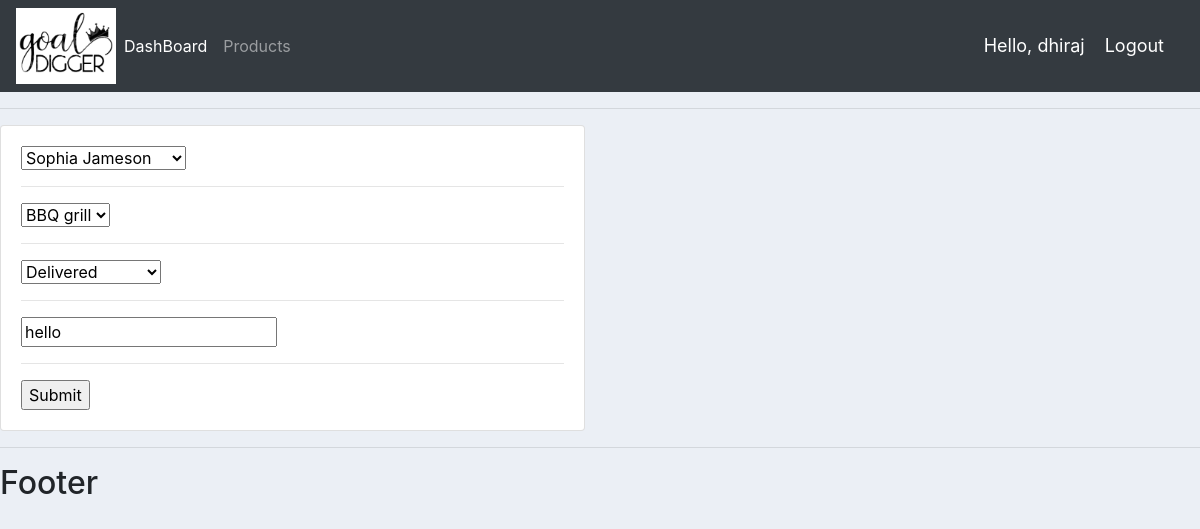
/update_order/23/ (signed in), run on the app's committed database.
### accounts/models.py (models this page shows, shortened)
class Order(models.Model):
    STATUS = (
        ('Pending', 'Pending'),
        ('Out for delivery', 'Out for delivery'),
        ('Delivered', 'Delivered'),
    )
    customer = models.ForeignKey(Customer, null=True, on_delete=models.CASCADE)
    product = models.ForeignKey(Product, null=True, on_delete=models.SET_NULL)
    date_created = models.DateTimeField(auto_now_add=True, null=True)
    status = models.CharField(max_length=200, null=True, choices=STATUS)
    note = models.CharField(max_length=1000, null=True)

### accounts/decorators.py (the view)
        def wrapper_func(request, *args, **kwargs):
            group = None
            if request.user.groups.exists():
                group = request.user.groups.all()[0].name
            if group in allowed_roles:
                return view_func(request, *args, **kwargs)
            else:
                return HttpResponse('You are not authorized to view this page')

### accounts/forms.py
class OrderForm(ModelForm):
    class Meta:
        model = Order
        fields = '__all__'

### accounts/models.py (called while the page is built)
    def __str__(self):
        return str(self.name)

    def __str__(self):
        return self.name

### accounts/views.py (called while the page is built)
@login_required(login_url='login')
@allowed_users(allowed_roles=['admin'])
def updateOrder(request, pk):
    order = Order.objects.get(id=pk)
    form = OrderForm(instance=order)
    if request.method == 'POST':
        print('Printing POST', request.POST)
        form = OrderForm(request.POST, instance=order)
        if form.is_valid():
            form.save()
            return redirect('/')
    context = {'form': form}
    return render(request, 'accounts/order_form.html', context)

### accounts/templates/accounts/order_form.html (shortened to what this page needs)
{%  extends 'accounts/main.html' %}
{% load static %}
{% block content %}
<div class="row">
	<div class="col-md-6">
		<div class="card card-body">
			<form action="" method="POST">
				{% for field in form %}
					{{field}}
					<hr>
				{% endfor %}
				<input type="submit" name="Submit">
			</form>
		</div>
	</div>
</div>
{% endblock %}

### accounts/templates/accounts/navbar.html (shortened to what this page needs)
{% load static %}
<nav class="navbar navbar-expand-lg navbar-dark bg-dark">
    <img src="{% static  '/images/gold-diggers2.jpg'  %}" alt="" style="width: 100px;">
    <div class="collapse navbar-collapse" id="navbarNav">
      <ul class="navbar-nav">
        {% if request.user.is_staff %}
        <li class="nav-item active">
          <a class="nav-link" href="{% url 'home'  %}">DashBoard</a>
        </li>
        <li class="nav-item">
          <a class="nav-link" href="{% url 'products'  %}">Products</a>
        </li>
        {% else %}
        <li class="nav-item">
          <a href="{% url 'account' %}" class="nav-link">Setting</a>
        </li>
        {% endif %}
      </ul>
    </div>
      <span id="hello-msg"><a href="{% url 'user-page' %}">Hello, {{ request.user }}</a></span>
      <span><a class="hello-msg" href="{% url 'logout' %}">Logout</a></span>
  </nav>

### static/css/main.css (style rules this page uses)
body { background-color: #ebeff5; }

### accounts/templates/accounts/navbar.html (style rules this page uses)
#hello-msg a { font-size: 18px; color: #fff; margin-right: 20px; }
.hello-msg { font-size: 18px; color: #fff; margin-right: 20px; }

### data on the page
Order: form "Sophia Jameson" "BBQ grill" "Delivered" "hello"

### other printed values
{{ request.user }} "dhiraj"
